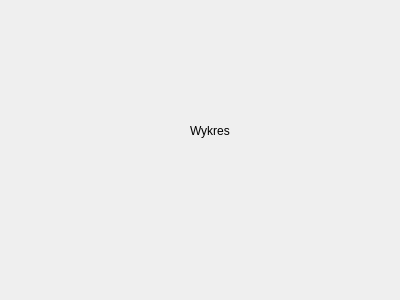
<?xml version="1.0" encoding="UTF-8"?>
<ui version="4.0">
 <class>graph</class>
 <widget class="QWidget" name="graph">
  <property name="geometry">
   <rect>
    <x>0</x>
    <y>0</y>
    <width>400</width>
    <height>300</height>
   </rect>
  </property>
  <property name="windowTitle">
   <string>Form</string>
  </property>
  <widget class="QLabel" name="label">
   <property name="geometry">
    <rect>
     <x>190</x>
     <y>120</y>
     <width>81</width>
     <height>21</height>
    </rect>
   </property>
   <property name="text">
    <string>Wykres</string>
   </property>
  </widget>
 </widget>
 <resources/>
 <connections/>
</ui>
